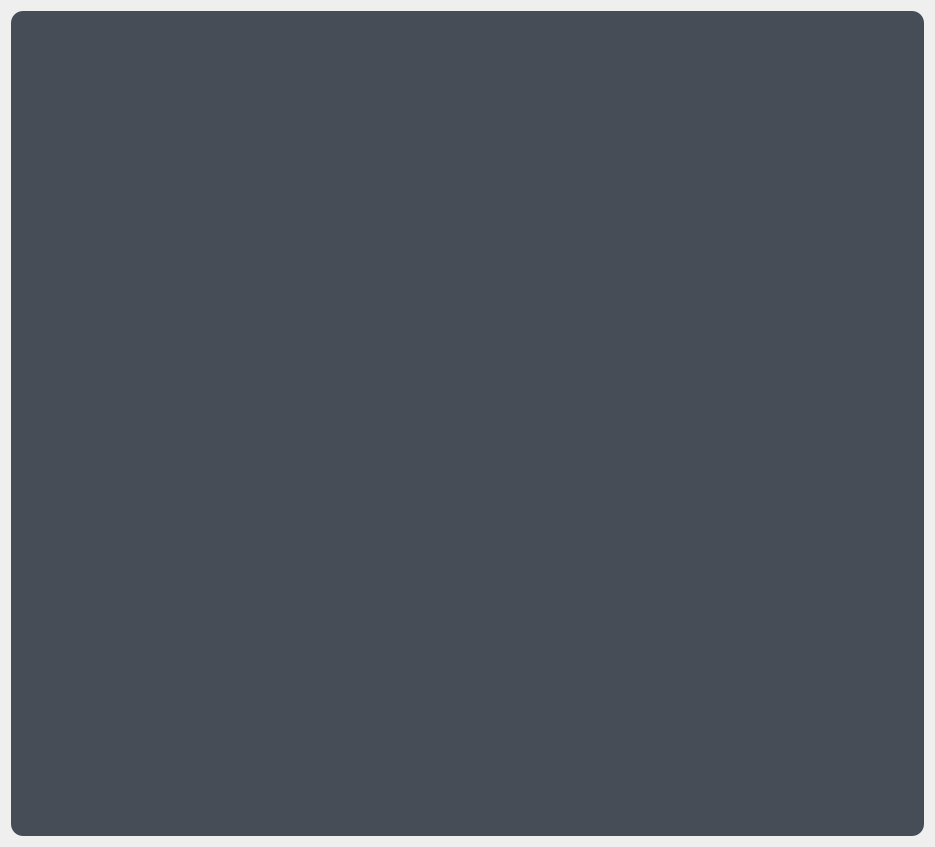
<?xml version="1.0" encoding="UTF-8"?>
<ui version="4.0">
 <class>widget_Gemini</class>
 <widget class="QWidget" name="widget_Gemini">
  <property name="geometry">
   <rect>
    <x>0</x>
    <y>0</y>
    <width>935</width>
    <height>847</height>
   </rect>
  </property>
  <property name="windowTitle">
   <string>Form</string>
  </property>
  <property name="styleSheet">
   <string notr="true">margin:20pt;</string>
  </property>
  <layout class="QGridLayout" name="gridLayout">
   <item row="0" column="0">
    <widget class="QTextEdit" name="textEdit">
     <property name="font">
      <font>
       <pointsize>12</pointsize>
      </font>
     </property>
     <property name="mouseTracking">
      <bool>true</bool>
     </property>
     <property name="styleSheet">
      <string notr="true">background-color:rgb(70, 77, 86);
padding:10px;
border-radius: 12%;</string>
     </property>
     <property name="undoRedoEnabled">
      <bool>true</bool>
     </property>
     <property name="readOnly">
      <bool>true</bool>
     </property>
     <property name="html">
      <string>&lt;!DOCTYPE HTML PUBLIC &quot;-//W3C//DTD HTML 4.0//EN&quot; &quot;http://www.w3.org/TR/REC-html40/strict.dtd&quot;&gt;
&lt;html&gt;&lt;head&gt;&lt;meta name=&quot;qrichtext&quot; content=&quot;1&quot; /&gt;&lt;meta charset=&quot;utf-8&quot; /&gt;&lt;style type=&quot;text/css&quot;&gt;
p, li { white-space: pre-wrap; }
hr { height: 1px; border-width: 0; }
li.unchecked::marker { content: &quot;\2610&quot;; }
li.checked::marker { content: &quot;\2612&quot;; }
&lt;/style&gt;&lt;/head&gt;&lt;body style=&quot; font-family:'Noto Sans'; font-size:12pt; font-weight:400; font-style:normal;&quot;&gt;
&lt;p align=&quot;justify&quot; style=&quot;-qt-paragraph-type:empty; margin-top:0px; margin-bottom:0px; margin-left:0px; margin-right:0px; -qt-block-indent:0; text-indent:0px;&quot;&gt;&lt;br /&gt;&lt;/p&gt;&lt;/body&gt;&lt;/html&gt;</string>
     </property>
    </widget>
   </item>
  </layout>
 </widget>
 <resources/>
 <connections/>
</ui>
